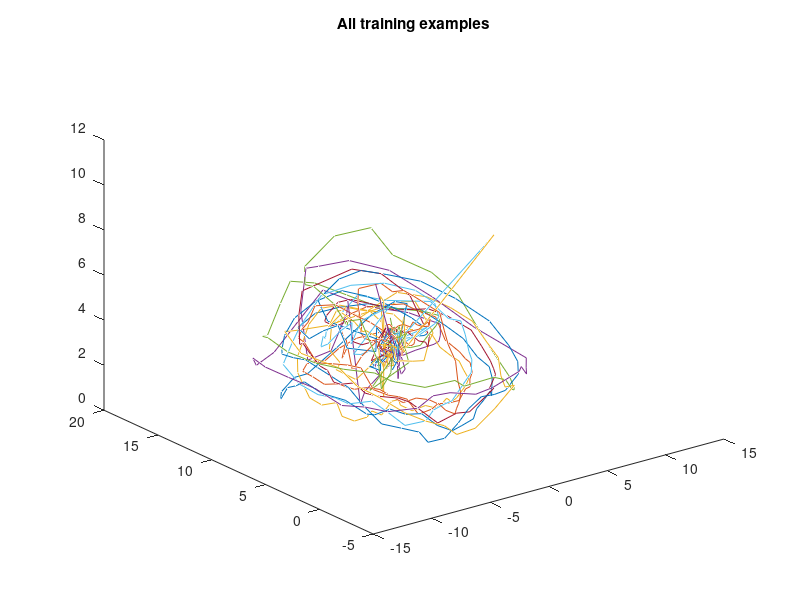
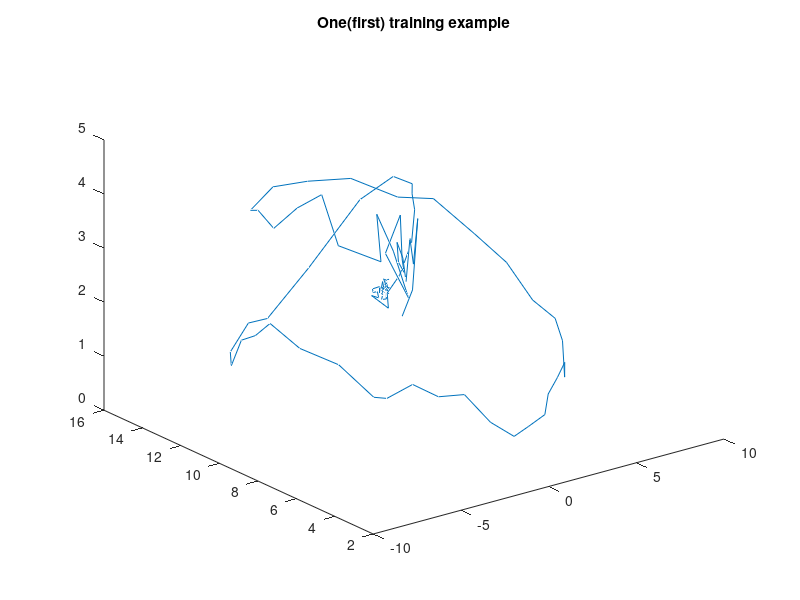

Source code (MATLAB) for these figures, in order:

function classifyGestures
    clear all; clear;
    O = load('O.txt');
    plotGestureData(O);
    
    
    
    
end

function [X,Y,Z] = splitData(G)
    X = G(:, 1:100);
    Y = G(:, 101:200);
    Z = G(:, 201:300); 
end

function plotGestureData(G)
    [X,Y,Z] = splitData(G);
    for i = 1:size(X,1)
        plot3(X(i,:),Y(i,:),Z(i,:));
        hold on;
    end
    title('All training examples');
    hold off;
    
    figure;
    plot3(X(1,:),Y(1,:),Z(1,:));
    title('One(first) training example');
    
end